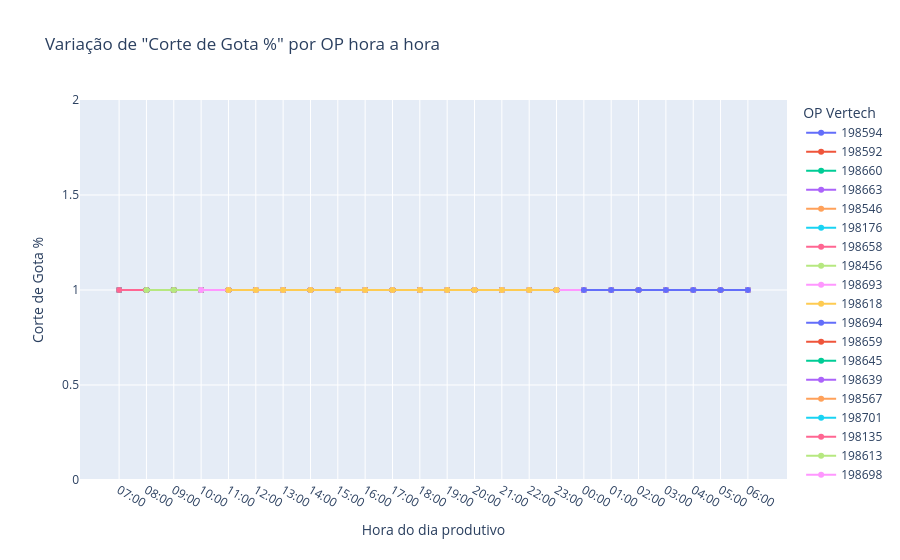

The notebook cell this image was saved under:
### Markdown cell above
## Variação do corte de gota por OP hora a hora

### Code cell
df_analise = df.copy()
df_analise.sort_values(by='Data_Hora_Ordem_Producao', inplace=True)

fig = px.line(
    df_analise,
    x='Hora_Producao',
    y='Corte de Gota %',
    title='Variação de "Corte de Gota %" por OP hora a hora',
    color='OP Vertech',
    markers=True,
    category_orders={"Hora_Producao": ORDEM_HORAS_PRODUCAO},
    labels={
        'Hora_Producao': 'Hora do dia produtivo'
    }
)

fig.show()

### Figure 1 — Plotly figure (JSON) as saved in the notebook; plotly's stock layout.template omitted (floating-point values rounded to 4 significant figures)
{"data": [{"hovertemplate": "OP Vertech=198594<br>Hora do dia produtivo=%{x}<br>Corte de Gota %=%{y}<extra></extra>", "legendgroup": "198594", "line": {"color": "#636efa", "dash": "solid"}, "marker": {"symbol": "circle"}, "mode": "lines+markers", "name": "198594", "orientation": "v", "showlegend": true, "type": "scatter", "x": ["07:00", "08:00", "09:00", "10:00", "11:00", "12:00", "13:00", "14:00", "15:00", "16:00", "17:00", "18:00", "19:00", "20:00", "21:00", "22:00", "23:00", "00:00", "01:00", "02:00", "03:00", "04:00", "05:00", "06:00"], "xaxis": "x", "y": [1, 1, 1, 1, 1, 1, 1, 1, 1, 1, 1, 1, 1, 1, 1, 1, 1, 1, 1, 1, 1, 1, 1, 1], "yaxis": "y"}, {"hovertemplate": "OP Vertech=198592<br>Hora do dia produtivo=%{x}<br>Corte de Gota %=%{y}<extra></extra>", "legendgroup": "198592", "line": {"color": "#EF553B", "dash": "solid"}, "marker": {"symbol": "circle"}, "mode": "lines+markers", "name": "198592", "orientation": "v", "showlegend": true, "type": "scatter", "x": ["07:00", "08:00", "09:00", "10:00", "11:00", "12:00", "13:00", "14:00", "15:00", "16:00", "17:00", "18:00", "19:00", "20:00", "21:00", "22:00", "23:00", "00:00", "01:00", "02:00", "03:00", "04:00", "05:00", "06:00"], "xaxis": "x", "y": [1, 1, 1, 1, 1, 1, 1, 1, 1, 1, 1, 1, 1, 1, 1, 1, 1, 1, 1, 1, 1, 1, 1, 1], "yaxis": "y"}, {"hovertemplate": "OP Vertech=198660<br>Hora do dia produtivo=%{x}<br>Corte de Gota %=%{y}<extra></extra>", "legendgroup": "198660", "line": {"color": "#00cc96", "dash": "solid"}, "marker": {"symbol": "circle"}, "mode": "lines+markers", "name": "198660", "orientation": "v", "showlegend": true, "type": "scatter", "x": ["07:00", "08:00", "09:00", "10:00", "11:00", "12:00", "13:00", "14:00", "15:00", "16:00", "17:00", "18:00", "19:00", "20:00", "21:00", "22:00", "23:00", "00:00", "01:00", "02:00", "03:00", "04:00", "05:00", "06:00"], "xaxis": "x", "y": [1, 1, 1, 1, 1, 1, 1, 1, 1, 1, 1, 1, 1, 1, 1, 1, 1, 1, 1, 1, 1, 1, 1, 1], "yaxis": "y"}, {"hovertemplate": "OP Vertech=198663<br>Hora do dia produtivo=%{x}<br>Corte de Gota %=%{y}<extra></extra>", "legendgroup": "198663", "line": {"color": "#ab63fa", "dash": "solid"}, "marker": {"symbol": "circle"}, "mode": "lines+markers", "name": "198663", "orientation": "v", "showlegend": true, "type": "scatter", "x": ["07:00"], "xaxis": "x", "y": [1], "yaxis": "y"}, {"hovertemplate": "OP Vertech=198546<br>Hora do dia produtivo=%{x}<br>Corte de Gota %=%{y}<extra></extra>", "legendgroup": "198546", "line": {"color": "#FFA15A", "dash": "solid"}, "marker": {"symbol": "circle"}, "mode": "lines+markers", "name": "198546", "orientation": "v", "showlegend": true, "type": "scatter", "x": ["07:00", "08:00", "09:00", "10:00", "11:00", "12:00", "13:00", "14:00", "15:00", "16:00", "17:00", "18:00", "19:00", "20:00", "21:00", "22:00", "23:00", "00:00", "01:00", "02:00", "03:00", "04:00", "05:00", "06:00"], "xaxis": "x", "y": [1, 1, 1, 1, 1, 1, 1, 1, 1, 1, 1, 1, 1, 1, 1, 1, 1, 1, 1, 1, 1, 1, 1, 1], "yaxis": "y"}, {"hovertemplate": "OP Vertech=198176<br>Hora do dia produtivo=%{x}<br>Corte de Gota %=%{y}<extra></extra>", "legendgroup": "198176", "line": {"color": "#19d3f3", "dash": "solid"}, "marker": {"symbol": "circle"}, "mode": "lines+markers", "name": "198176", "orientation": "v", "showlegend": true, "type": "scatter", "x": ["07:00", "08:00", "09:00", "10:00", "11:00", "12:00", "13:00", "14:00", "15:00", "16:00", "17:00", "18:00", "19:00", "20:00", "21:00", "22:00", "23:00", "00:00", "01:00", "02:00", "03:00", "04:00", "05:00", "06:00"], "xaxis": "x", "y": [1, 1, 1, 1, 1, 1, 1, 1, 1, 1, 1, 1, 1, 1, 1, 1, 1, 1, 1, 1, 1, 1, 1, 1], "yaxis": "y"}, {"hovertemplate": "OP Vertech=198658<br>Hora do dia produtivo=%{x}<br>Corte de Gota %=%{y}<extra></extra>", "legendgroup": "198658", "line": {"color": "#FF6692", "dash": "solid"}, "marker": {"symbol": "circle"}, "mode": "lines+markers", "name": "198658", "orientation": "v", "showlegend": true, "type": "scatter", "x": ["07:00", "08:00", "09:00", "10:00", "11:00", "12:00", "13:00", "14:00", "15:00", "16:00", "17:00", "18:00", "19:00", "20:00", "21:00", "22:00", "23:00", "00:00", "01:00", "02:00", "03:00", "04:00", "05:00", "06:00"], "xaxis": "x", "y": [1, 1, 1, 1, 1, 1, 1, 1, 1, 1, 1, 1, 1, 1, 1, 1, 1, 1, 1, 1, 1, 1, 1, 1], "yaxis": "y"}, {"hovertemplate": "OP Vertech=198456<br>Hora do dia produtivo=%{x}<br>Corte de Gota %=%{y}<extra></extra>", "legendgroup": "198456", "line": {"color": "#B6E880", "dash": "solid"}, "marker": {"symbol": "circle"}, "mode": "lines+markers", "name": "198456", "orientation": "v", "showlegend": true, "type": "scatter", "x": ["07:00", "08:00", "09:00", "10:00", "11:00", "12:00", "13:00", "14:00", "15:00", "16:00", "17:00", "18:00", "19:00", "20:00", "21:00", "22:00", "23:00", "00:00", "01:00", "02:00", "03:00", "04:00", "05:00", "06:00"], "xaxis": "x", "y": [1, 1, 1, 1, 1, 1, 1, 1, 1, 1, 1, 1, 1, 1, 1, 1, 1, 1, 1, 1, 1, 1, 1, 1], "yaxis": "y"}, {"hovertemplate": "OP Vertech=198693<br>Hora do dia produtivo=%{x}<br>Corte de Gota %=%{y}<extra></extra>", "legendgroup": "198693", "line": {"color": "#FF97FF", "dash": "solid"}, "marker": {"symbol": "circle"}, "mode": "lines+markers", "name": "198693", "orientation": "v", "showlegend": true, "type": "scatter", "x": ["07:00", "08:00", "09:00", "10:00", "11:00", "12:00", "13:00", "14:00", "15:00", "16:00", "17:00", "18:00", "19:00", "20:00", "21:00", "22:00", "23:00", "00:00", "01:00", "02:00", "03:00", "04:00", "05:00", "06:00"], "xaxis": "x", "y": [1, 1, 1, 1, 1, 1, 1, 1, 1, 1, 1, 1, 1, 1, 1, 1, 1, 1, 1, 1, 1, 1, 1, 1], "yaxis": "y"}, {"hovertemplate": "OP Vertech=198618<br>Hora do dia produtivo=%{x}<br>Corte de Gota %=%{y}<extra></extra>", "legendgroup": "198618", "line": {"color": "#FECB52", "dash": "solid"}, "marker": {"symbol": "circle"}, "mode": "lines+markers", "name": "198618", "orientation": "v", "showlegend": true, "type": "scatter", "x": ["07:00", "08:00", "09:00", "10:00", "11:00", "12:00", "13:00", "14:00", "15:00", "16:00", "17:00", "18:00", "19:00", "20:00", "21:00", "22:00", "23:00", "00:00", "01:00", "02:00", "03:00", "04:00", "05:00", "06:00"], "xaxis": "x", "y": [1, 1, 1, 1, 1, 1, 1, 1, 1, 1, 1, 1, 1, 1, 1, 1, 1, 1, 1, 1, 1, 1, 1, 1], "yaxis": "y"}, {"hovertemplate": "OP Vertech=198694<br>Hora do dia produtivo=%{x}<br>Corte de Gota %=%{y}<extra></extra>", "legendgroup": "198694", "line": {"color": "#636efa", "dash": "solid"}, "marker": {"symbol": "circle"}, "mode": "lines+markers", "name": "198694", "orientation": "v", "showlegend": true, "type": "scatter", "x": ["07:00", "08:00", "09:00", "10:00", "11:00", "12:00", "13:00", "14:00", "15:00", "16:00", "17:00", "18:00", "19:00", "20:00", "21:00", "22:00", "23:00", "00:00", "01:00", "02:00", "03:00", "04:00", "05:00", "06:00"], "xaxis": "x", "y": [1, 1, 1, 1, 1, 1, 1, 1, 1, 1, 1, 1, 1, 1, 1, 1, 1, 1, 1, 1, 1, 1, 1, 1], "yaxis": "y"}, {"hovertemplate": "OP Vertech=198659<br>Hora do dia produtivo=%{x}<br>Corte de Gota %=%{y}<extra></extra>", "legendgroup": "198659", "line": {"color": "#EF553B", "dash": "solid"}, "marker": {"symbol": "circle"}, "mode": "lines+markers", "name": "198659", "orientation": "v", "showlegend": true, "type": "scatter", "x": ["07:00", "08:00", "09:00", "10:00", "11:00", "12:00", "13:00", "14:00", "15:00", "16:00", "17:00", "18:00", "19:00", "20:00", "21:00", "22:00", "23:00", "00:00", "01:00", "02:00", "03:00", "04:00", "05:00", "06:00"], "xaxis": "x", "y": [1, 1, 1, 1, 1, 1, 1, 1, 1, 1, 1, 1, 1, 1, 1, 1, 1, 1, 1, 1, 1, 1, 1, 1], "yaxis": "y"}, {"hovertemplate": "OP Vertech=198645<br>Hora do dia produtivo=%{x}<br>Corte de Gota %=%{y}<extra></extra>", "legendgroup": "198645", "line": {"color": "#00cc96", "dash": "solid"}, "marker": {"symbol": "circle"}, "mode": "lines+markers", "name": "198645", "orientation": "v", "showlegend": true, "type": "scatter", "x": ["07:00", "08:00", "09:00", "10:00", "11:00", "12:00", "13:00", "14:00", "15:00", "16:00", "17:00", "18:00", "19:00", "20:00", "21:00", "22:00", "23:00", "00:00", "01:00", "02:00", "03:00", "04:00", "05:00", "06:00"], "xaxis": "x", "y": [1, 1, 1, 1, 1, 1, 1, 1, 1, 1, 1, 1, 1, 1, 1, 1, 1, 1, 1, 1, 1, 1, 1, 1], "yaxis": "y"}, {"hovertemplate": "OP Vertech=198639<br>Hora do dia produtivo=%{x}<br>Corte de Gota %=%{y}<extra></extra>", "legendgroup": "198639", "line": {"color": "#ab63fa", "dash": "solid"}, "marker": {"symbol": "circle"}, "mode": "lines+markers", "name": "198639", "orientation": "v", "showlegend": true, "type": "scatter", "x": ["07:00", "08:00", "09:00", "10:00", "11:00", "12:00", "13:00", "14:00", "15:00", "16:00", "17:00", "18:00", "19:00", "20:00", "21:00", "22:00", "23:00", "00:00", "01:00", "02:00", "03:00", "04:00", "05:00", "06:00"], "xaxis": "x", "y": [1, 1, 1, 1, 1, 1, 1, 1, 1, 1, 1, 1, 1, 1, 1, 1, 1, 1, 1, 1, 1, 1, 1, 1], "yaxis": "y"}, {"hovertemplate": "OP Vertech=198567<br>Hora do dia produtivo=%{x}<br>Corte de Gota %=%{y}<extra></extra>", "legendgroup": "198567", "line": {"color": "#FFA15A", "dash": "solid"}, "marker": {"symbol": "circle"}, "mode": "lines+markers", "name": "198567", "orientation": "v", "showlegend": true, "type": "scatter", "x": ["07:00", "08:00", "09:00"], "xaxis": "x", "y": [1, 1, 1], "yaxis": "y"}, {"hovertemplate": "OP Vertech=198701<br>Hora do dia produtivo=%{x}<br>Corte de Gota %=%{y}<extra></extra>", "legendgroup": "198701", "line": {"color": "#19d3f3", "dash": "solid"}, "marker": {"symbol": "circle"}, "mode": "lines+markers", "name": "198701", "orientation": "v", "showlegend": true, "type": "scatter", "x": ["07:00", "08:00", "09:00", "10:00"], "xaxis": "x", "y": [1, 1, 1, 1], "yaxis": "y"}, {"hovertemplate": "OP Vertech=198135<br>Hora do dia produtivo=%{x}<br>Corte de Gota %=%{y}<extra></extra>", "legendgroup": "198135", "line": {"color": "#FF6692", "dash": "solid"}, "marker": {"symbol": "circle"}, "mode": "lines+markers", "name": "198135", "orientation": "v", "showlegend": true, "type": "scatter", "x": ["07:00", "08:00", "09:00", "10:00", "11:00", "12:00", "13:00", "14:00", "15:00", "16:00", "17:00", "18:00", "19:00", "20:00", "21:00", "22:00", "23:00", "00:00", "01:00", "02:00", "03:00", "04:00", "05:00", "06:00"], "xaxis": "x", "y": [1, 1, 1, 1, 1, 1, 1, 1, 1, 1, 1, 1, 1, 1, 1, 1, 1, 1, 1, 1, 1, 1, 1, 1], "yaxis": "y"}, {"hovertemplate": "OP Vertech=198613<br>Hora do dia produtivo=%{x}<br>Corte de Gota %=%{y}<extra></extra>", "legendgroup": "198613", "line": {"color": "#B6E880", "dash": "solid"}, "marker": {"symbol": "circle"}, "mode": "lines+markers", "name": "198613", "orientation": "v", "showlegend": true, "type": "scatter", "x": ["08:00", "09:00", "10:00", "11:00", "12:00", "13:00", "14:00", "15:00", "16:00", "17:00", "18:00", "19:00", "20:00", "21:00", "22:00", "23:00", "00:00", "01:00", "02:00", "03:00", "04:00", "05:00", "06:00"], "xaxis": "x", "y": [1, 1, 1, 1, 1, 1, 1, 1, 1, 1, 1, 1, 1, 1, 1, 1, 1, 1, 1, 1, 1, 1, 1], "yaxis": "y"}, {"hovertemplate": "OP Vertech=198698<br>Hora do dia produtivo=%{x}<br>Corte de Gota %=%{y}<extra></extra>", "legendgroup": "198698", "line": {"color": "#FF97FF", "dash": "solid"}, "marker": {"symbol": "circle"}, "mode": "lines+markers", "name": "198698", "orientation": "v", "showlegend": true, "type": "scatter", "x": ["10:00", "11:00", "12:00", "13:00", "14:00", "15:00", "16:00", "17:00", "18:00", "19:00", "20:00", "21:00", "22:00", "23:00", "00:00", "01:00", "02:00", "03:00", "04:00", "05:00", "06:00"], "xaxis": "x", "y": [1, 1, 1, 1, 1, 1, 1, 1, 1, 1, 1, 1, 1, 1, 1, 1, 1, 1, 1, 1, 1], "yaxis": "y"}, {"hovertemplate": "OP Vertech=198704<br>Hora do dia produtivo=%{x}<br>Corte de Gota %=%{y}<extra></extra>", "legendgroup": "198704", "line": {"color": "#FECB52", "dash": "solid"}, "marker": {"symbol": "circle"}, "mode": "lines+markers", "name": "198704", "orientation": "v", "showlegend": true, "type": "scatter", "x": ["11:00", "12:00", "13:00", "14:00", "15:00", "16:00", "17:00", "18:00", "19:00", "20:00", "21:00", "22:00", "23:00"], "xaxis": "x", "y": [1, 1, 1, 1, 1, 1, 1, 1, 1, 1, 1, 1, 1], "yaxis": "y"}, {"hovertemplate": "OP Vertech=198707<br>Hora do dia produtivo=%{x}<br>Corte de Gota %=%{y}<extra></extra>", "legendgroup": "198707", "line": {"color": "#636efa", "dash": "solid"}, "marker": {"symbol": "circle"}, "mode": "lines+markers", "name": "198707", "orientation": "v", "showlegend": true, "type": "scatter", "x": ["00:00", "01:00", "02:00", "03:00", "04:00", "05:00", "06:00"], "xaxis": "x", "y": [1, 1, 1, 1, 1, 1, 1], "yaxis": "y"}], "layout": {"legend": {"title": {"text": "OP Vertech"}, "tracegroupgap": 0}, "title": {"text": "Variação de \"Corte de Gota %\" por OP hora a hora"}, "xaxis": {"anchor": "y", "categoryarray": ["07:00", "08:00", "09:00", "10:00", "11:00", "12:00", "13:00", "14:00", "15:00", "16:00", "17:00", "18:00", "19:00", "20:00", "21:00", "22:00", "23:00", "00:00", "01:00", "02:00", "03:00", "04:00", "05:00", "06:00"], "categoryorder": "array", "domain": [0, 1], "title": {"text": "Hora do dia produtivo"}}, "yaxis": {"anchor": "x", "domain": [0, 1], "title": {"text": "Corte de Gota %"}}}}
